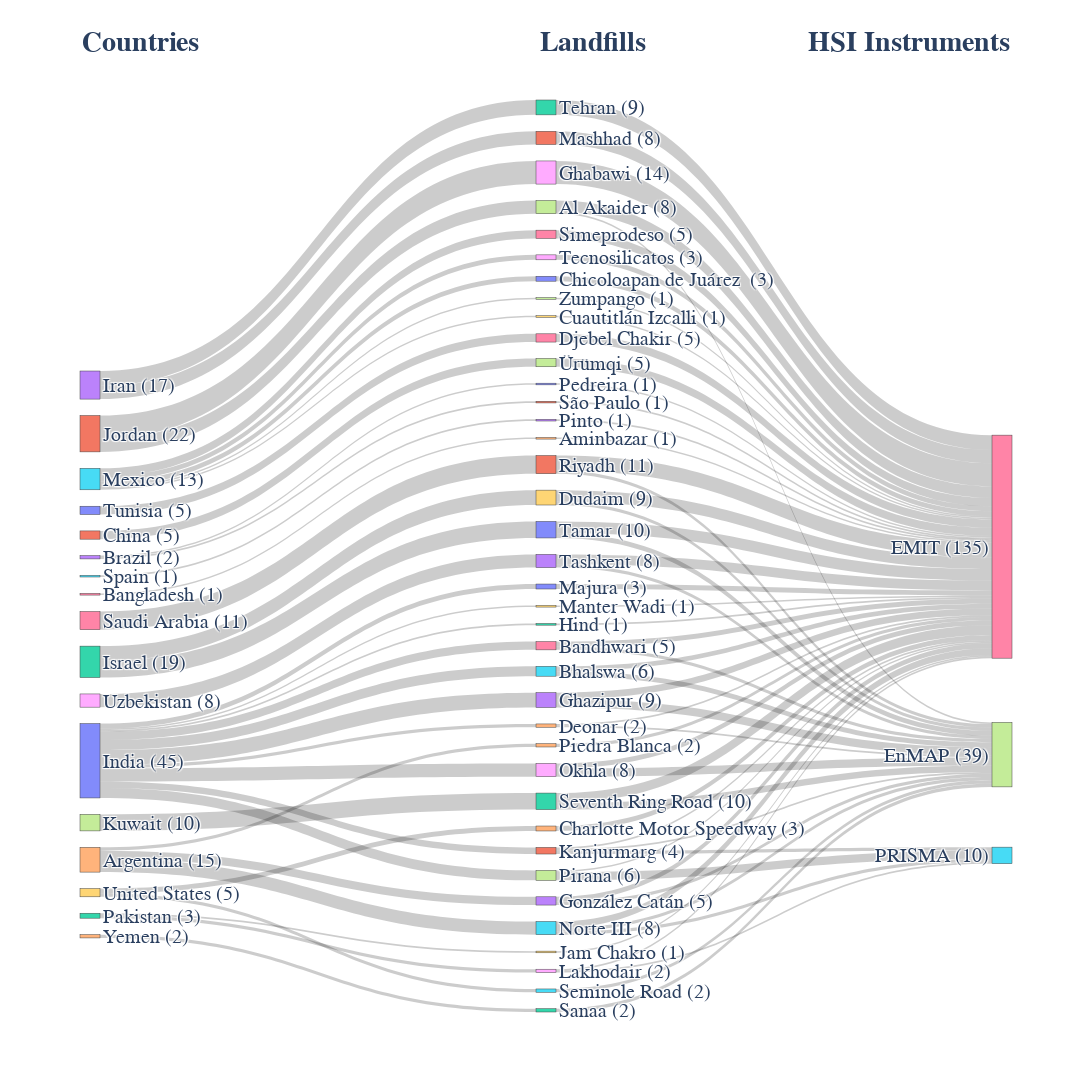

Write notebook code for a chart like this one.
### Code cell
# https://stackoverflow.com/a/70296887/7347925

categories = ['country', 'name', 'platform']

df_counts = pd.DataFrame()
for i in range(len(categories)-1):
    # calculate the counts: country -> name, name -> platform
    tempDf = df_grp[[categories[i], categories[i+1],'count']].rename(columns={categories[i]: 'source', categories[i+1]: 'target'})\
                                                            .groupby(['source','target']).agg({'count':'sum'}).reset_index()
    df_counts = pd.concat([df_counts,tempDf])

# get the label list in order
label_list = list(df_grp[categories].melt().drop('variable',axis=1)['value'].drop_duplicates().values)

source = df_counts['source'].apply(lambda x: label_list.index(x))
target = df_counts['target'].apply(lambda x: label_list.index(x))
count = df_counts['count']

# calculate the counts of each label
df_country_count = df_grp.groupby(['country']).agg({'count':'sum'}).reset_index()
df_landfill_count = df_grp.groupby(['name']).agg({'count':'sum'}).reset_index()
df_platform_count = df_grp.groupby(['platform']).agg({'count':'sum'}).reset_index()

# add obs number to label list
for index,label in enumerate(label_list):
    if any(df_country_count['country'].str.contains(label)):
        # get the row of country counts
        df_subset = df_country_count[df_country_count['country']==label]
        # create new label
        new_label = (df_subset['country'] + ' (' + df_subset['count'].astype('str')).values[0] + ')'
    elif any(df_landfill_count['name'].str.contains(label)):
        # get the row of landfill counts
        df_subset = df_landfill_count[df_landfill_count['name']==label]
        # create new label 
        new_label = (df_subset['name'] + ' (' + df_subset['count'].astype('str')).values[0] + ')'
    elif any(df_platform_count['platform'].str.contains(label)):
        # get the row of landfill counts
        df_subset = df_platform_count[df_platform_count['platform']==label]
        # create new label 
        new_label = (df_subset['platform'] + ' (' + df_subset['count'].astype('str')).values[0] + ')'
    # update the label list
    label_list[index] = new_label

fig = go.Figure(data=[go.Sankey(
    node = {"label": label_list},
    link = {"source": source, "target": target, "value": count}
    )])

fig.update_layout(
    title_text="",
    font=dict(
        family='sans-serif',
        size=20,
        # color="RebeccaPurple"
    ),
    autosize=False,
    width=1200,
    height=1200,
)

fig.add_annotation(x=0, y=1.08, text='<b>Countries</b>', showarrow=False,
                   font=dict(size=28),align="center"
                   )

fig.add_annotation(x=0.55, y=1.08, text='<b>Landfills</b>', showarrow=False,
                   font=dict(size=28),align="center"
                   )

fig.add_annotation(x=1, y=1.08, text='<b>HSI Instruments</b>', showarrow=False,
                   font=dict(size=28),align="center"
                   )

fig.write_image('../figures/obs_sankey.pdf', scale=3)
fig.show()

### Figure 1 — Plotly figure (JSON) as saved in the notebook; plotly's stock layout.template omitted (floating-point values rounded to 4 significant figures)
{"data": [{"link": {"source": [4, 4, 4, 16, 13, 13, 11, 0, 0, 0, 0, 0, 0, 0, 0, 0, 0, 3, 3, 2, 2, 1, 1, 7, 5, 5, 5, 5, 5, 12, 12, 6, 15, 10, 9, 9, 8, 14, 27, 27, 54, 26, 26, 25, 25, 44, 40, 39, 24, 24, 46, 29, 29, 28, 23, 23, 33, 33, 22, 49, 21, 21, 21, 48, 48, 20, 19, 31, 35, 35, 35, 18, 18, 50, 34, 53, 17, 17, 41, 41, 52, 45, 42, 42, 36, 51, 30, 30, 43, 43, 38, 32, 37, 47], "target": [33, 35, 34, 54, 50, 51, 47, 26, 25, 24, 23, 22, 21, 20, 19, 18, 17, 31, 32, 29, 30, 27, 28, 42, 40, 39, 36, 38, 37, 49, 48, 41, 53, 46, 44, 45, 43, 52, 56, 57, 56, 56, 57, 56, 57, 56, 56, 56, 56, 57, 56, 56, 57, 56, 56, 57, 56, 57, 56, 56, 56, 57, 55, 56, 55, 56, 56, 56, 56, 57, 55, 56, 57, 56, 56, 56, 56, 55, 56, 57, 57, 57, 56, 57, 56, 56, 56, 57, 56, 57, 56, 56, 56, 56], "value": [5, 8, 2, 1, 1, 1, 5, 5, 6, 2, 9, 1, 4, 3, 1, 8, 6, 8, 9, 9, 10, 8, 14, 10, 3, 1, 5, 3, 1, 1, 2, 11, 1, 5, 3, 2, 8, 2, 7, 1, 1, 3, 2, 3, 3, 3, 3, 1, 1, 1, 5, 7, 2, 14, 4, 5, 3, 2, 1, 1, 1, 1, 2, 1, 1, 3, 1, 8, 4, 2, 2, 3, 5, 1, 2, 1, 1, 5, 9, 2, 2, 2, 6, 4, 5, 1, 7, 3, 6, 2, 3, 9, 1, 5]}, "node": {"label": ["India (45)", "Jordan (22)", "Israel (19)", "Iran (17)", "Argentina (15)", "Mexico (13)", "Saudi Arabia (11)", "Kuwait (10)", "Uzbekistan (8)", "United States (5)", "Tunisia (5)", "China (5)", "Pakistan (3)", "Brazil (2)", "Yemen (2)", "Spain (1)", "Bangladesh (1)", "Pirana (6)", "Okhla (8)", "Manter Wadi (1)", "Majura (3)", "Kanjurmarg (4)", "Hind (1)", "Ghazipur (9)", "Deonar (2)", "Bhalswa (6)", "Bandhwari (5)", "Al Akaider (8)", "Ghabawi (14)", "Dudaim (9)", "Tamar (10)", "Mashhad (8)", "Tehran (9)", "González Catán (5)", "Piedra Blanca (2)", "Norte III (8)", "Simeprodeso (5)", "Zumpango (1)", "Tecnosilicatos (3)", "Cuautitlán Izcalli (1)", "Chicoloapan de Juárez  (3)", "Riyadh (11)", "Seventh Ring Road (10)", "Tashkent (8)", "Charlotte Motor Speedway (3)", "Seminole Road (2)", "Djebel Chakir (5)", "Ürümqi (5)", "Lakhodair (2)", "Jam Chakro (1)", "Pedreira (1)", "São Paulo (1)", "Sanaa (2)", "Pinto (1)", "Aminbazar (1)", "PRISMA (10)", "EMIT (135)", "EnMAP (39)"]}, "type": "sankey"}], "layout": {"annotations": [{"align": "center", "font": {"size": 28}, "showarrow": false, "text": "<b>Countries</b>", "x": 0, "y": 1.08}, {"align": "center", "font": {"size": 28}, "showarrow": false, "text": "<b>Landfills</b>", "x": 0.55, "y": 1.08}, {"align": "center", "font": {"size": 28}, "showarrow": false, "text": "<b>HSI Instruments</b>", "x": 1, "y": 1.08}], "autosize": false, "font": {"family": "sans-serif", "size": 20}, "height": 1200, "title": {"text": ""}, "width": 1200}}
